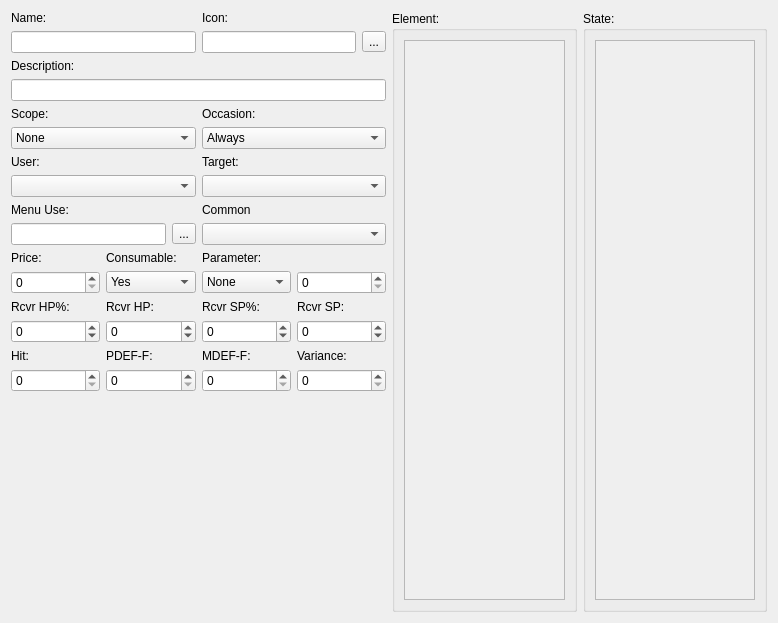
<?xml version="1.0" encoding="UTF-8"?>
<ui version="4.0">
 <class>EditItems</class>
 <widget class="QWidget" name="EditItems">
  <property name="geometry">
   <rect>
    <x>0</x>
    <y>0</y>
    <width>778</width>
    <height>623</height>
   </rect>
  </property>
  <property name="windowTitle">
   <string>Form</string>
  </property>
  <layout class="QGridLayout" name="gridLayout_3">
   <item row="0" column="0">
    <layout class="QGridLayout" name="gridLayout_2">
     <item row="8" column="0">
      <widget class="QLabel" name="label_20">
       <property name="text">
        <string>Menu Use:</string>
       </property>
      </widget>
     </item>
     <item row="6" column="0">
      <widget class="QLabel" name="label_18">
       <property name="text">
        <string>User:</string>
       </property>
      </widget>
     </item>
     <item row="7" column="1">
      <widget class="QComboBox" name="combo_target"/>
     </item>
     <item row="5" column="1">
      <widget class="QComboBox" name="combo_occasion">
       <item>
        <property name="text">
         <string>Always</string>
        </property>
       </item>
       <item>
        <property name="text">
         <string>Only in Battle</string>
        </property>
       </item>
       <item>
        <property name="text">
         <string>Only from the Menu</string>
        </property>
       </item>
       <item>
        <property name="text">
         <string>Never</string>
        </property>
       </item>
      </widget>
     </item>
     <item row="7" column="0">
      <widget class="QComboBox" name="combo_user"/>
     </item>
     <item row="0" column="0">
      <widget class="QLabel" name="label_5">
       <property name="text">
        <string>Name:</string>
       </property>
      </widget>
     </item>
     <item row="4" column="0">
      <widget class="QLabel" name="label_16">
       <property name="text">
        <string>Scope:</string>
       </property>
      </widget>
     </item>
     <item row="6" column="1">
      <widget class="QLabel" name="label_19">
       <property name="text">
        <string>Target:</string>
       </property>
      </widget>
     </item>
     <item row="2" column="0" colspan="2">
      <widget class="QLabel" name="label_15">
       <property name="text">
        <string>Description:</string>
       </property>
      </widget>
     </item>
     <item row="4" column="1">
      <widget class="QLabel" name="label_17">
       <property name="text">
        <string>Occasion:</string>
       </property>
      </widget>
     </item>
     <item row="1" column="0">
      <widget class="QLineEdit" name="line_name"/>
     </item>
     <item row="1" column="1">
      <layout class="QHBoxLayout" name="horizontalLayout">
       <item>
        <widget class="QLineEdit" name="line_icon">
         <property name="readOnly">
          <bool>true</bool>
         </property>
        </widget>
       </item>
       <item>
        <widget class="QToolButton" name="button_icon">
         <property name="text">
          <string>...</string>
         </property>
        </widget>
       </item>
      </layout>
     </item>
     <item row="8" column="1">
      <widget class="QLabel" name="label_21">
       <property name="text">
        <string>Common</string>
       </property>
      </widget>
     </item>
     <item row="0" column="1">
      <widget class="QLabel" name="label_6">
       <property name="text">
        <string>Icon:</string>
       </property>
      </widget>
     </item>
     <item row="3" column="0" colspan="2">
      <widget class="QLineEdit" name="line_description"/>
     </item>
     <item row="5" column="0">
      <widget class="QComboBox" name="combo_scope">
       <item>
        <property name="text">
         <string>None</string>
        </property>
       </item>
       <item>
        <property name="text">
         <string>One Enemy</string>
        </property>
       </item>
       <item>
        <property name="text">
         <string>All Enemies</string>
        </property>
       </item>
       <item>
        <property name="text">
         <string>One Ally</string>
        </property>
       </item>
       <item>
        <property name="text">
         <string>All Allies</string>
        </property>
       </item>
       <item>
        <property name="text">
         <string>One Ally (HP 0)</string>
        </property>
       </item>
       <item>
        <property name="text">
         <string>All Allies (HP 0)</string>
        </property>
       </item>
       <item>
        <property name="text">
         <string>The User</string>
        </property>
       </item>
      </widget>
     </item>
     <item row="9" column="0">
      <layout class="QHBoxLayout" name="horizontalLayout_2">
       <item>
        <widget class="QLineEdit" name="line_menu_use">
         <property name="readOnly">
          <bool>true</bool>
         </property>
        </widget>
       </item>
       <item>
        <widget class="QToolButton" name="button_se">
         <property name="text">
          <string>...</string>
         </property>
        </widget>
       </item>
      </layout>
     </item>
     <item row="9" column="1">
      <widget class="QComboBox" name="combo_common"/>
     </item>
    </layout>
   </item>
   <item row="0" column="1" rowspan="2">
    <layout class="QHBoxLayout" name="horizontalLayout_3">
     <item>
      <widget class="QGroupBox" name="groupBox">
       <property name="title">
        <string>Element:</string>
       </property>
       <layout class="QGridLayout" name="gridLayout_4">
        <item row="0" column="0">
         <widget class="QScrollArea" name="scrollArea">
          <property name="widgetResizable">
           <bool>true</bool>
          </property>
          <widget class="QWidget" name="scrollAreaWidgetContents">
           <property name="geometry">
            <rect>
             <x>0</x>
             <y>0</y>
             <width>166</width>
             <height>563</height>
            </rect>
           </property>
           <layout class="QGridLayout" name="gridLayout_7">
            <item row="0" column="0">
             <widget class="CheckBoxList" name="element_widget" native="true"/>
            </item>
           </layout>
          </widget>
         </widget>
        </item>
       </layout>
      </widget>
     </item>
     <item>
      <widget class="QGroupBox" name="groupBox_2">
       <property name="title">
        <string>State:</string>
       </property>
       <layout class="QGridLayout" name="gridLayout_5">
        <item row="0" column="0">
         <widget class="QScrollArea" name="scrollArea_2">
          <property name="widgetResizable">
           <bool>true</bool>
          </property>
          <widget class="QWidget" name="scrollAreaWidgetContents_2">
           <property name="geometry">
            <rect>
             <x>0</x>
             <y>0</y>
             <width>166</width>
             <height>563</height>
            </rect>
           </property>
           <layout class="QGridLayout" name="gridLayout_9">
            <item row="0" column="0">
             <widget class="PlusMinusList" name="state_widget" native="true"/>
            </item>
           </layout>
          </widget>
         </widget>
        </item>
       </layout>
      </widget>
     </item>
    </layout>
   </item>
   <item row="1" column="0">
    <layout class="QGridLayout" name="gridLayout">
     <item row="5" column="0">
      <widget class="QSpinBox" name="spin_hit">
       <property name="minimum">
        <number>0</number>
       </property>
       <property name="maximum">
        <number>100</number>
       </property>
      </widget>
     </item>
     <item row="2" column="2">
      <widget class="QLabel" name="label_10">
       <property name="text">
        <string>Rcvr SP%:</string>
       </property>
      </widget>
     </item>
     <item row="4" column="1">
      <widget class="QLabel" name="label_12">
       <property name="text">
        <string>PDEF-F:</string>
       </property>
      </widget>
     </item>
     <item row="2" column="0">
      <widget class="QLabel" name="label_8">
       <property name="text">
        <string>Rcvr HP%:</string>
       </property>
      </widget>
     </item>
     <item row="3" column="2">
      <widget class="QSpinBox" name="spin_rcvr_sp_rate">
       <property name="minimum">
        <number>-100</number>
       </property>
       <property name="maximum">
        <number>100</number>
       </property>
      </widget>
     </item>
     <item row="0" column="0">
      <widget class="QLabel" name="label">
       <property name="text">
        <string>Price:</string>
       </property>
      </widget>
     </item>
     <item row="5" column="1">
      <widget class="QSpinBox" name="spin_pdef">
       <property name="minimum">
        <number>0</number>
       </property>
       <property name="maximum">
        <number>100</number>
       </property>
      </widget>
     </item>
     <item row="4" column="3">
      <widget class="QLabel" name="label_14">
       <property name="text">
        <string>Variance:</string>
       </property>
      </widget>
     </item>
     <item row="2" column="1">
      <widget class="QLabel" name="label_9">
       <property name="text">
        <string>Rcvr HP:</string>
       </property>
      </widget>
     </item>
     <item row="5" column="3">
      <widget class="QSpinBox" name="spin_variance">
       <property name="minimum">
        <number>0</number>
       </property>
       <property name="maximum">
        <number>100</number>
       </property>
      </widget>
     </item>
     <item row="4" column="2">
      <widget class="QLabel" name="label_13">
       <property name="text">
        <string>MDEF-F:</string>
       </property>
      </widget>
     </item>
     <item row="3" column="1">
      <widget class="QSpinBox" name="spin_rcvr_hp">
       <property name="minimum">
        <number>-9999</number>
       </property>
       <property name="maximum">
        <number>9999</number>
       </property>
      </widget>
     </item>
     <item row="4" column="0">
      <widget class="QLabel" name="label_7">
       <property name="text">
        <string>Hit:</string>
       </property>
      </widget>
     </item>
     <item row="0" column="1">
      <widget class="QLabel" name="label_2">
       <property name="text">
        <string>Consumable:</string>
       </property>
      </widget>
     </item>
     <item row="2" column="3">
      <widget class="QLabel" name="label_11">
       <property name="text">
        <string>Rcvr SP:</string>
       </property>
      </widget>
     </item>
     <item row="0" column="2">
      <widget class="QLabel" name="label_3">
       <property name="text">
        <string>Parameter:</string>
       </property>
      </widget>
     </item>
     <item row="6" column="2">
      <spacer name="verticalSpacer">
       <property name="orientation">
        <enum>Qt::Vertical</enum>
       </property>
       <property name="sizeHint" stdset="0">
        <size>
         <width>20</width>
         <height>40</height>
        </size>
       </property>
      </spacer>
     </item>
     <item row="3" column="3">
      <widget class="QSpinBox" name="spin_rcvr_sp">
       <property name="minimum">
        <number>-9999</number>
       </property>
       <property name="maximum">
        <number>9999</number>
       </property>
      </widget>
     </item>
     <item row="3" column="0">
      <widget class="QSpinBox" name="spin_rcvr_hp_rate">
       <property name="minimum">
        <number>-100</number>
       </property>
       <property name="maximum">
        <number>100</number>
       </property>
      </widget>
     </item>
     <item row="5" column="2">
      <widget class="QSpinBox" name="spin_mdef">
       <property name="minimum">
        <number>0</number>
       </property>
       <property name="maximum">
        <number>100</number>
       </property>
      </widget>
     </item>
     <item row="1" column="0">
      <widget class="QSpinBox" name="spin_price">
       <property name="maximum">
        <number>999999</number>
       </property>
      </widget>
     </item>
     <item row="1" column="1">
      <widget class="QComboBox" name="combo_consumable">
       <item>
        <property name="text">
         <string>Yes</string>
        </property>
       </item>
       <item>
        <property name="text">
         <string>No</string>
        </property>
       </item>
      </widget>
     </item>
     <item row="1" column="2">
      <widget class="QComboBox" name="combo_parameter">
       <item>
        <property name="text">
         <string>None</string>
        </property>
       </item>
       <item>
        <property name="text">
         <string>MaxHP</string>
        </property>
       </item>
       <item>
        <property name="text">
         <string>MaxSP</string>
        </property>
       </item>
       <item>
        <property name="text">
         <string>STR</string>
        </property>
       </item>
       <item>
        <property name="text">
         <string>DEX</string>
        </property>
       </item>
       <item>
        <property name="text">
         <string>AGI</string>
        </property>
       </item>
       <item>
        <property name="text">
         <string>INT</string>
        </property>
       </item>
      </widget>
     </item>
     <item row="1" column="3">
      <widget class="QSpinBox" name="spin_param">
       <property name="maximum">
        <number>9999</number>
       </property>
      </widget>
     </item>
    </layout>
   </item>
  </layout>
 </widget>
 <customwidgets>
  <customwidget>
   <class>CheckBoxList</class>
   <extends>QWidget</extends>
   <header>editors/checkboxlist.h</header>
   <container>1</container>
  </customwidget>
  <customwidget>
   <class>PlusMinusList</class>
   <extends>QWidget</extends>
   <header>editors/plusminuslist.h</header>
   <container>1</container>
  </customwidget>
 </customwidgets>
 <tabstops>
  <tabstop>line_name</tabstop>
  <tabstop>line_icon</tabstop>
  <tabstop>button_icon</tabstop>
  <tabstop>line_description</tabstop>
  <tabstop>combo_scope</tabstop>
  <tabstop>combo_occasion</tabstop>
  <tabstop>combo_user</tabstop>
  <tabstop>combo_target</tabstop>
  <tabstop>line_menu_use</tabstop>
  <tabstop>button_se</tabstop>
  <tabstop>combo_common</tabstop>
  <tabstop>spin_price</tabstop>
  <tabstop>combo_consumable</tabstop>
  <tabstop>combo_parameter</tabstop>
  <tabstop>spin_param</tabstop>
  <tabstop>spin_rcvr_hp_rate</tabstop>
  <tabstop>spin_rcvr_hp</tabstop>
  <tabstop>spin_rcvr_sp_rate</tabstop>
  <tabstop>spin_rcvr_sp</tabstop>
  <tabstop>spin_hit</tabstop>
  <tabstop>spin_pdef</tabstop>
  <tabstop>spin_mdef</tabstop>
  <tabstop>spin_variance</tabstop>
  <tabstop>scrollArea</tabstop>
  <tabstop>scrollArea_2</tabstop>
 </tabstops>
 <resources/>
 <connections/>
</ui>
